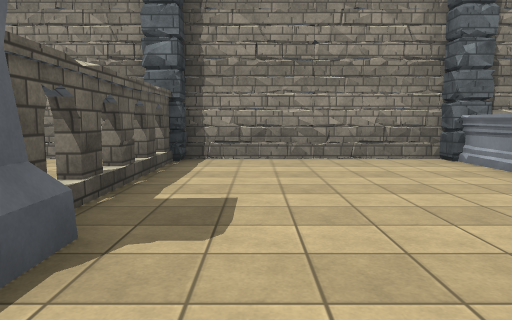
[1] (above)

17 first-person views from a walk through a Unity game level. The camera is 1.3 m above the floor, tilts 6° down and sees 70° across. The floor is counted in squares, 2 m on a side. Each view is taken from the middle of a square. On the plan, view 1 faces up. The plan holds only what a view shows up to about 11 squares ahead; the rest is blank. The place goes on beyond the plan. The player character is not drawn. Some animated figures are not drawn. Surface patterns are stand-ins for the level's own textures.

[2]
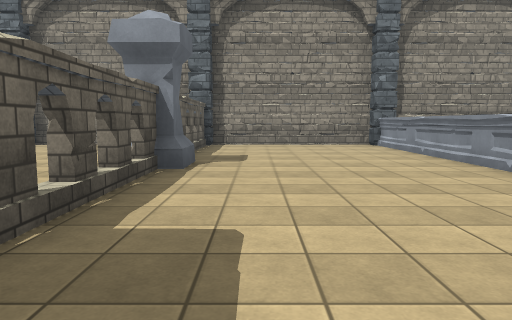

[3]
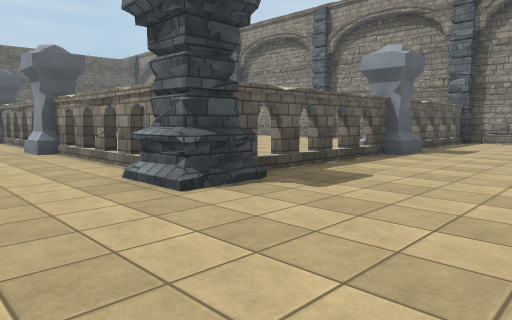

[4]
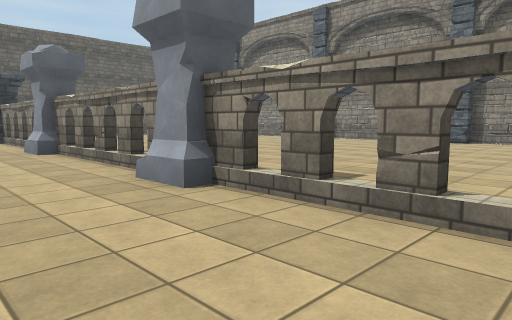

[5]
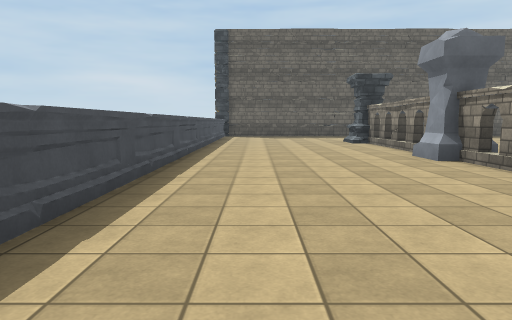

[6]
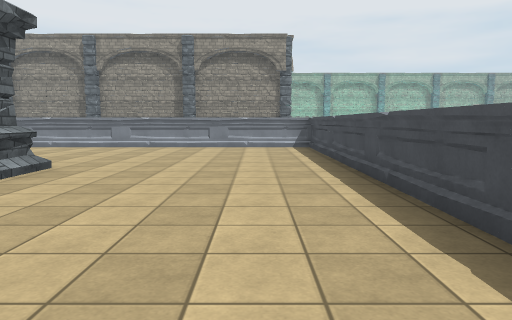

[7]
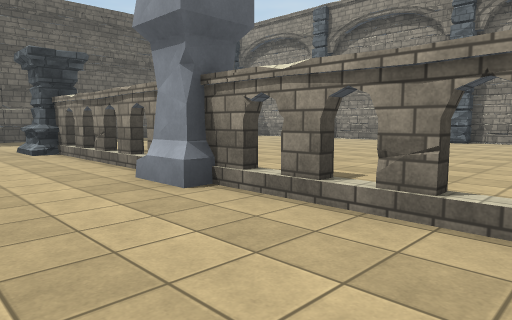

[8]
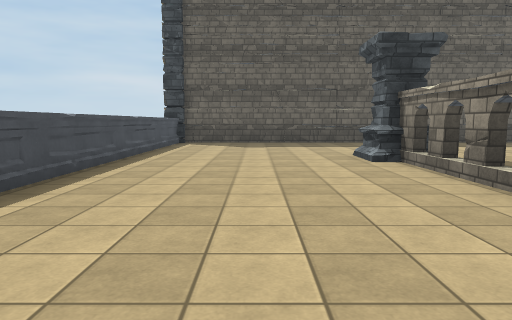

[9]
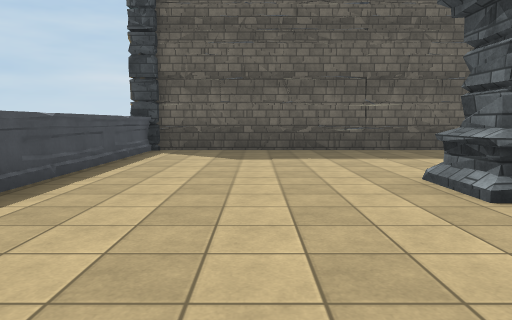

[10]
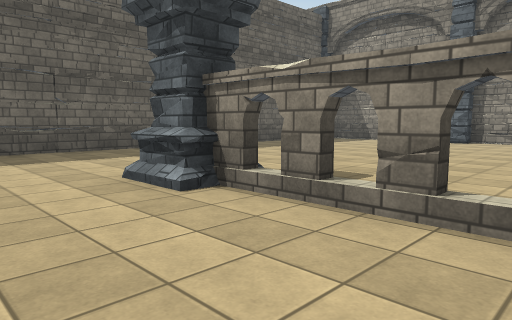

[11]
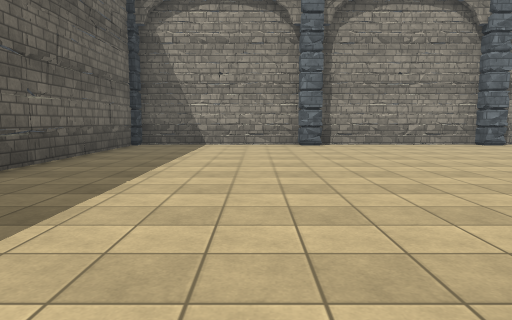

[12]
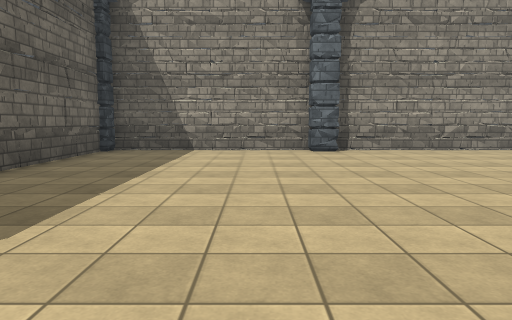

[13]
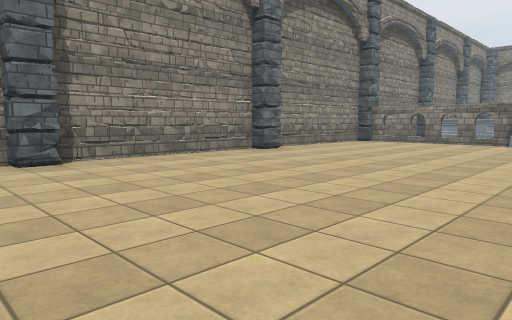

[14]
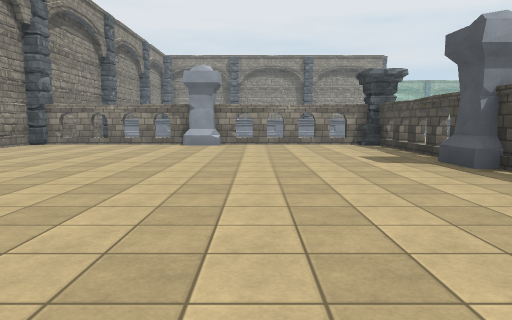

[15]
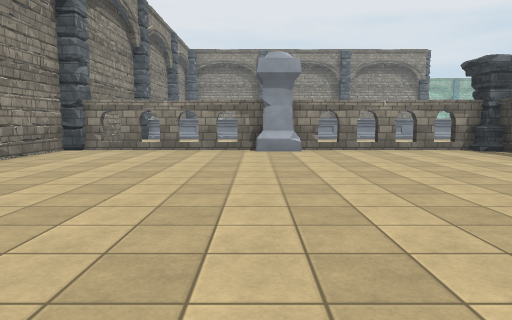

[16]
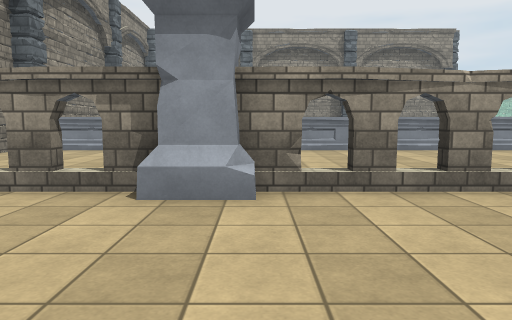

[17]
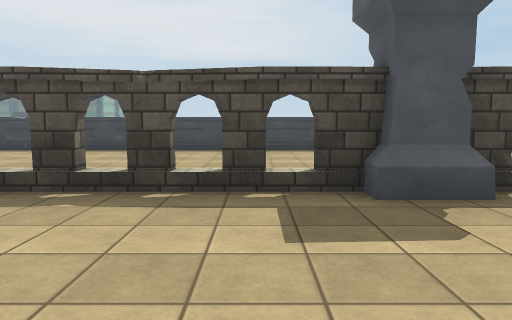

### Floor plan
Key: @ floor where view 1 was taken; # wall or solid block; x gap in a wall; . floor; ^ raised ledge; P pillar; O other object.
Columns run from 22 left of view 1 to 6 right of it. Each row starts with its distance up from view 1.
  7  ##########################
  6 P.....P....P....P....P...P###
  5 #....................x....^
  4 #....................x....^
  3 #....................x....^
  2 #...................OO....^
  1 #....................O....^
  0 #....................x@...^
 -1 #....................x....^
 -2 #....................x....^
 -3 #....PPxxxOOxxxOOxxxPP....^
 -4 #....PP....O....O...PP....^
 -5 #.........................^
 -6 #.........................^
 -7 #.........................^
 -8 #.........................^
 -9 P ^^^^^^^^^^^^^^^^^^^^^^^^

Where each view was taken, in squares from view 1:
view 1: 0 up, 0 right, facing up
view 2: 4 down, 0 right, facing up
view 3: 6 down, 2 right, facing up-left
view 4: 6 down, 3 left, facing up-left
view 5: 7 down, 5 left, facing left
view 6: 7 down, 6 left, facing right
view 7: 6 down, 8 left, facing up-left
view 8: 6 down, 10 left, facing left
view 9: 6 down, 13 left, facing left
view 10: 6 down, 13 left, facing up-left
view 11: 4 down, 18 left, facing up
view 12: 2 down, 18 left, facing up
view 13: 0 up, 13 left, facing up-right
view 14: 0 up, 12 left, facing right
view 15: 2 up, 10 left, facing right
view 16: 1 up, 5 left, facing right
view 17: 0 up, 5 left, facing down
